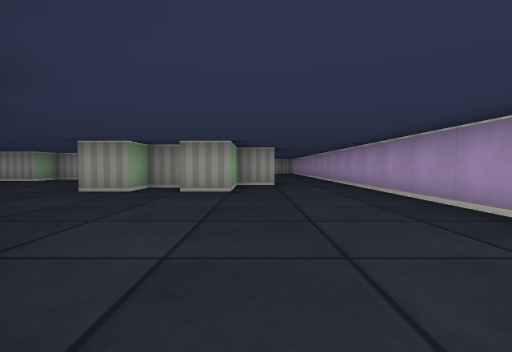
[1] (above)

15 first-person views from a walk through a cub3D ray-caster map. The camera is about half as high as the walls, tilts 2° down and sees 85° across. The floor is counted in squares. Each view is taken from the middle of a square. On the plan, view 1 faces up. The plan holds only what a view shows up to about 9 squares ahead; the rest is blank.

[2]
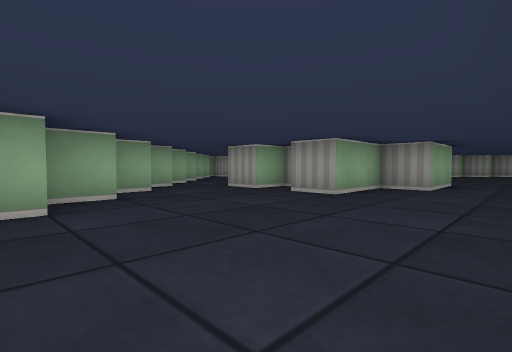

[3]
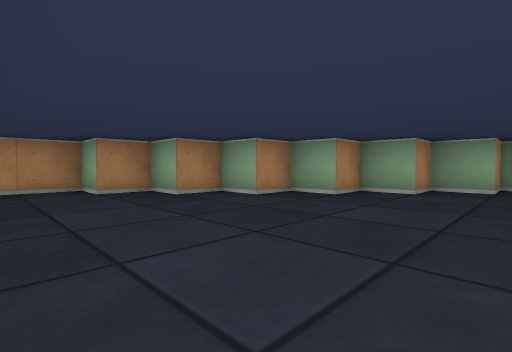

[4]
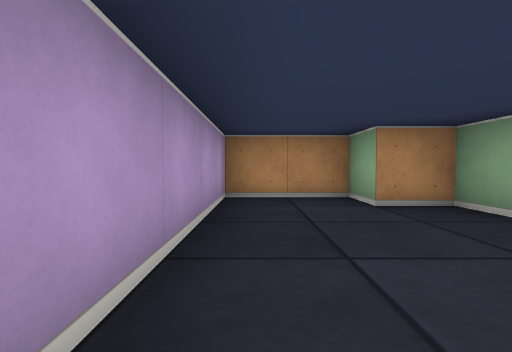

[5]
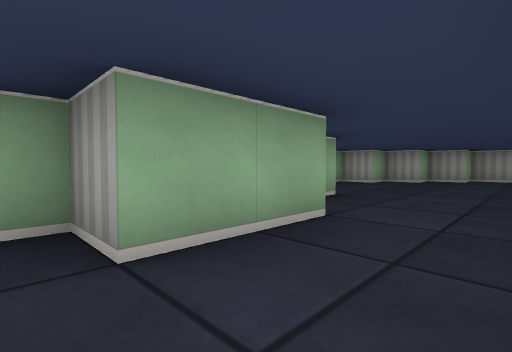

[6]
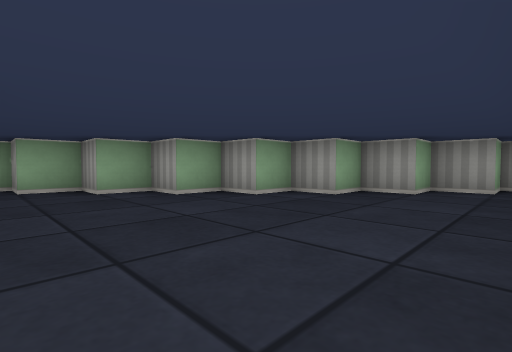

[7]
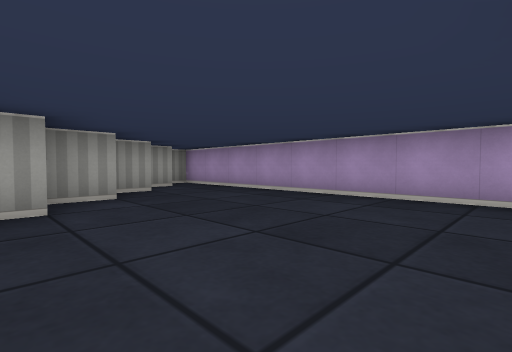

[8]
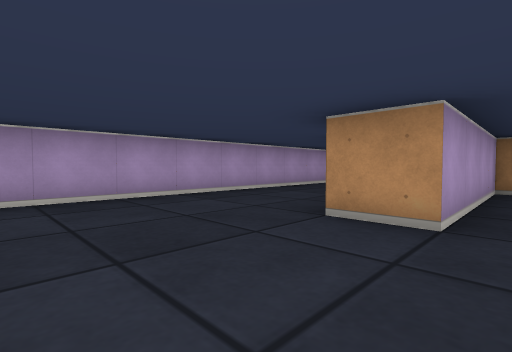

[9]
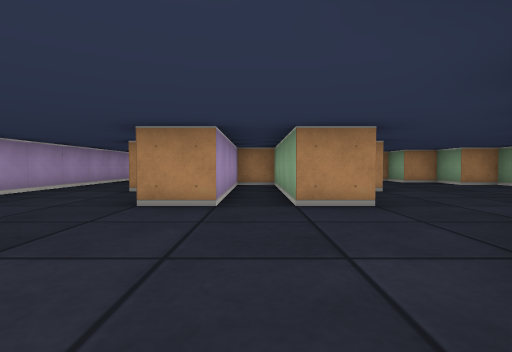

[10]
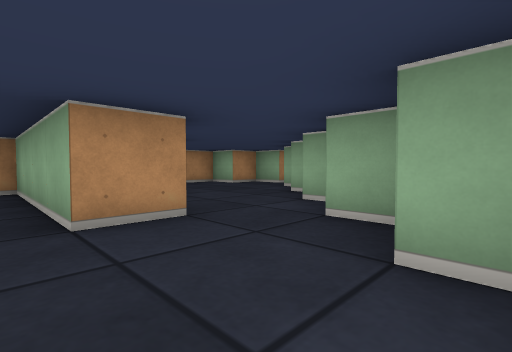

[11]
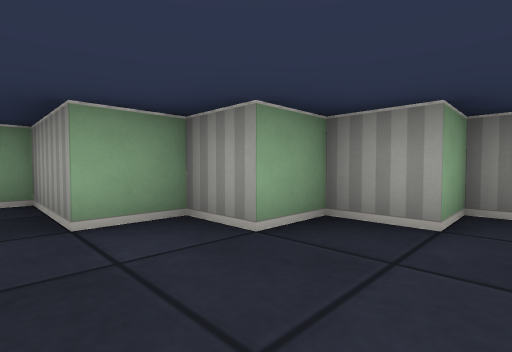

[12]
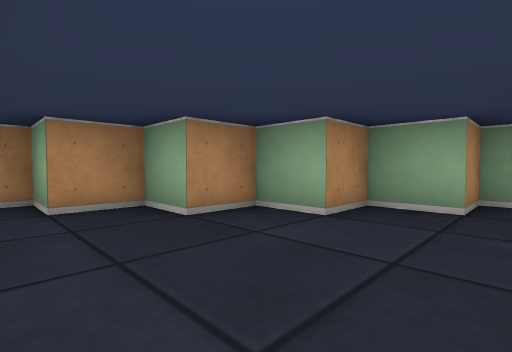

[13]
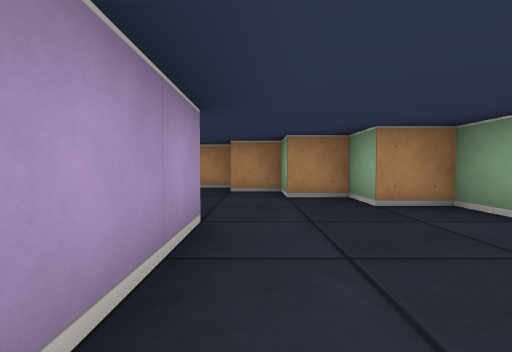

[14]
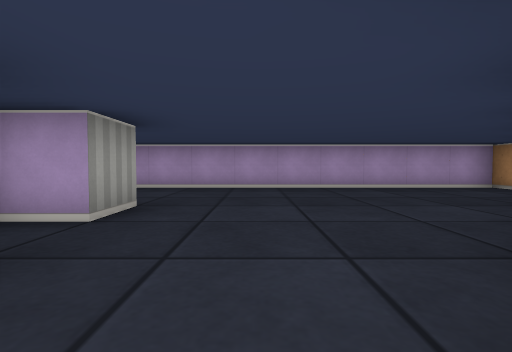

[15]
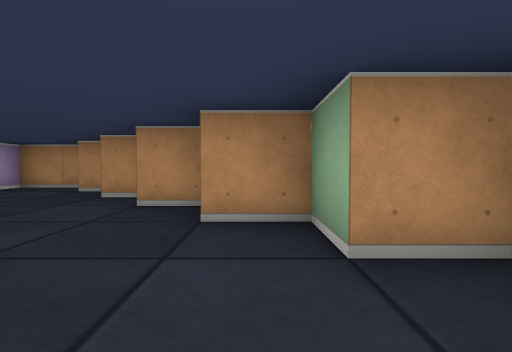

### Floor plan
Ten units are one square. View 1 is at (0, 0); x grows to the right and y downward. Boxes are objects, and circles mark ways between rooms. Rooms are numbered by the first view taken in them; rooms with no view inside come last. Other rooms are left out.
<svg viewBox="-100 -200 130 220">
<path fill="none" stroke="#000" d="M5 -75 -5 -75 -5 -55 -15 -55 -15 -65 -25 -65 -25 -55 -35 -55M-65 -65 -65 -55 -55 -55 -55 -45 -45 -45 -45 -35 -35 -35 -35 -25 -25 -25 -25 -15 -15 -15 -15 -5 -5 -5 -5 5 5 5 5 15 25 15 25 -65M-36 -115 -25 -115 -25 -75 -15 -75 -15 -115 -5 -115M5 -95 5 -75M25 -65 25 -195 15 -195 15 -185 5 -185 5 -175 -5 -175 -5 -165 -15 -165 -15 -155 -25 -155 -25 -145 -35 -145 -35 -135 -45 -135 -45 -125 -55 -125 -55 -115 -65 -115 -65 -105 -75 -105 -75 -95M-75 -95 -95 -95 -95 -85 -85 -85 -85 -75 -75 -75 -75 -65 -65 -65M-45 -75 -45 -95"/>
<circle cx="15" cy="-75" r="3" fill="#2a7"/>
<circle cx="-55" cy="-65" r="3" fill="#2a7"/>
<circle cx="-60" cy="-100" r="3" fill="#2a7"/>
<text x="-10" y="-40">1</text>
<text x="-10" y="-130">2</text>
<text x="-70" y="-80">3</text>
</svg>
Room 1 opens to room 2. Room 1 opens to room 3. Room 2 opens to room 3.

Where each view was taken, in squares from view 1:
view 1: 0 up, 0 right, facing up
view 2: 1 up, 2 right, facing up-left
view 3: 5 up, 2 right, facing down-left
view 4: 3 up, 2 right, facing down
view 5: 7 up, 2 right, facing up-left
view 6: 12 up, 2 right, facing up-left
view 7: 12 up, 2 left, facing up-right
view 8: 14 up, 2 left, facing down-right
view 9: 15 up, 2 left, facing down
view 10: 14 up, 2 left, facing down-left
view 11: 9 up, 5 left, facing up-left
view 12: 9 up, 5 left, facing down-left
view 13: 10 up, 5 left, facing down
view 14: 4 up, 4 left, facing right
view 15: 5 up, 3 left, facing down
